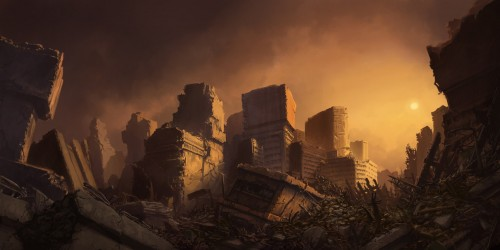
#> input picture data/t1.jpg, 500 x 250 px
$ jupyter execute 'Carlos_Natham_Domingos_Operações_Pontuais.ipynb'
#> lines starting #> are read from the running program, lines starting #| are printed output that depends on the picture; after the words box and inside, x2 and y2 are one past the last pixel; in counts of white or black regions, pixels touching at a corner belong together
Universidade do Vale do Itajaí<br>
Escola do Mar, Ciência e Tecnologia<br>
Engenharia de Computação - Processamento Digital de Sinais: Imagens

# Prática com Operações Pontuais e OpenCV

### Tutoriais da OpenCV

- https://docs.opencv.org/master/d9/df8/tutorial_root.html
- https://www.geeksforgeeks.org/opencv-python-tutorial/

## Conversão de imagem RGB em imagem Grayscale

[cell 1]
import cv2
import numpy as np
import matplotlib.pyplot as plt
from google.colab.patches import cv2_imshow

[cell 2]
#abrir a imagem
img = cv2.imread('data/t1.jpg',1)
#> img is the input picture: shape (250, 500, 3); mean B, G, R 34.8, 52.4, 81

[cell 3]
#mostrando a imagem colorida
cv2_imshow(img)

[cell 4]
#aplicando conversão básica
#numpy

img_grayscale_basic_np = (img[ : , : ,0]+img[ : , : ,1]+img[ : , : ,2])/3
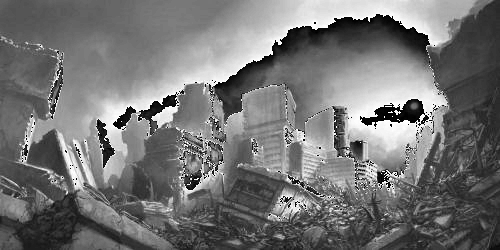
#> img_grayscale_basic_np: shape (250, 500) float64; min 0, max 85, mean 38.7; drawn with min black and max white
#soma as 3 bandas e divide por 3

#cv2
B, G, R = (img[ : , : ,0], img[ : , : ,1], img[ : , : ,2])
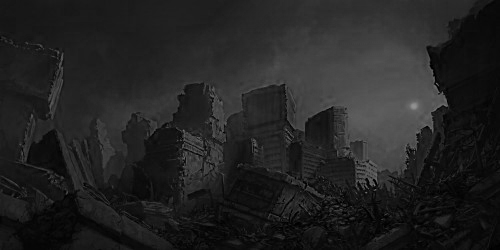
#> B: shape (250, 500); min 0, max 146, mean 34.8
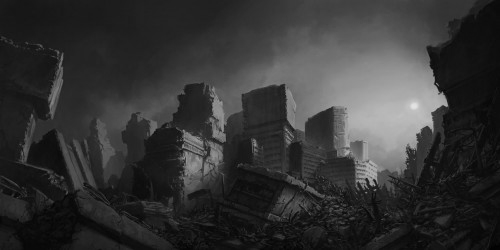
#> G: shape (250, 500); min 0, max 227, mean 52.4
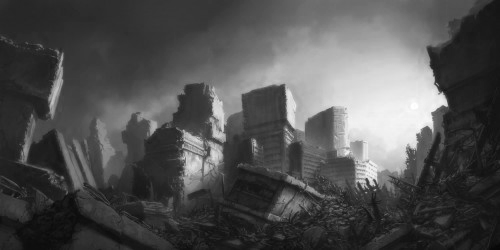
#> R: shape (250, 500); min 7, max 255, mean 81
img_grayscale_basic_cv2 = (B + G + R)/3 #soma as 3 bandas e divide por 3

cv2_imshow(img_grayscale_basic_np)
cv2_imshow(img_grayscale_basic_cv2)

[cell 5]
#aplicando conversão ponderada
img_grayscale_pondered_np = (0.21 * img[ : , : ,0]) + (0.72 * img[ : , : ,1]) + (0.07 * img[ : , : ,2])
# usa valores ponderados para destacar as cores mais visiveis pelo olho humano
# verde em 72%, vermelho em 21% e azul em 7%

#cv2
B, G, R = img[ : , : ,0], img[ : , : ,1], img[ : , : ,2]
img_grayscale_pondered_cv2 = 0.21 * R + 0.72 * G + 0.07 * B

cv2_imshow(img_grayscale_pondered_np)
cv2_imshow(img_grayscale_pondered_cv2)

## Histograma de uma imagem

Fazer o histograma de uma imagem

[cell 6]
# Histograma é um gráfico ou plot que está relacionado à frequência de pixels em uma imagem em escala de cinza
# com valores de pixel (variando de 0 a 255).
plt.hist(img_grayscale_pondered_np.ravel(), 256, [0,256], histtype="bar")
plt.xlabel('intensidade')
plt.ylabel('frequência')
plt.show()
#> figure, not shown here; tallest bar 2898 high, from x = 34 to 35

Agora faça o histograma normalizado

[cell 7]
plt.hist(img_grayscale_pondered_np.ravel(), 256, [0,256], density=True, histtype="step")
plt.xlabel('intensidade');
plt.ylabel('frequência');
plt.show()
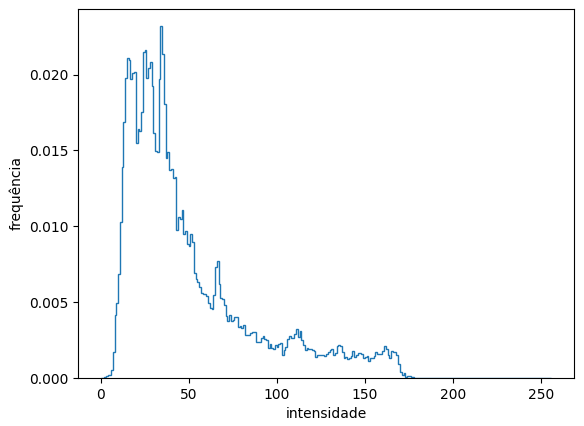
#> figure drawn by matplotlib, 1 panel

## Transformações

Aplicar o conceito de transformação negativa em uma imagem. Cuide da questão de haver 3 bandas.

[cell 8]
#negativo
img_in = cv2.imread('data/t1.jpg',1)

img_negative_np = 255 - img_in
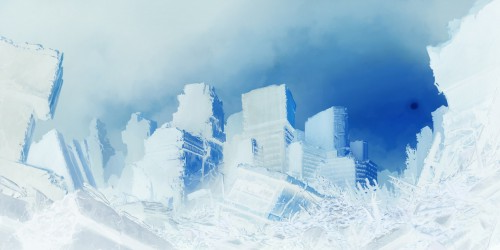
#> img_negative_np: shape (250, 500, 3); mean B, G, R 220.2, 202.6, 174
# a transformação negativa é feita pelo cálculo s = L-1-r, com L valendo 256
# logo 255 menos o valor de cada pixel da imagem

cv2_imshow(img_in)
cv2_imshow(img_negative_np)

Aplicar o conceito de transformação logaritimica em uma imagem. Cuide da questão de haver 3 bandas.

[cell 9]
#logaritimica
img_in = cv2.imread('data/t1.jpg',1)

# As tranformações de log são representadas pela expessão s = c*log(1+r)
# c é calculado por 255/log(1+m), onde m é o valor máximo de um pixel da imagem
c = 255/(np.log(1 + np.max(img_in)))
#> c = 45.99
log_transformed = c * np.log(1 + img_in)
#> log_transformed: shape (250, 500, 3) float16; 0% of the values are NaN or infinite; the others: min 0, max 255, mean 173.1

cv2_imshow(img_in)
cv2_imshow(log_transformed)

Aplicar o conceito de transformação de gamma em uma imagem. Cuide da questão de haver 3 bandas.

[cell 10]
#gamma
img_in = cv2.imread('data/t1.jpg',1)

gamma = np.array(255*(img / 255) ** 2.2, dtype = 'uint8')
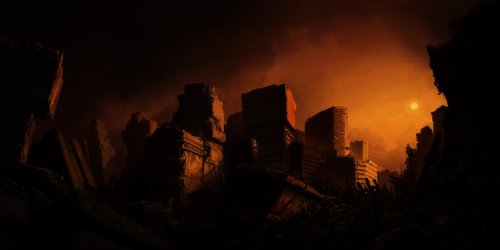
#> gamma: shape (250, 500, 3); mean B, G, R 4.3, 14.1, 34.7
# As transfomrações gamma podem ser expressas por s = c*r^γ
# importante para exibir imagens em uma tela corretamente, envitando branqueamento ou escurecimento

cv2_imshow(img_in)
cv2_imshow(gamma)

Aplicar o conceito de transformação de alargamento de contraste em uma imagem. Cuide da questão de haver 3 bandas.

[cell 11]
#alargamento de contraste
img_in = cv2.imread('data/t1.jpg',1)

# cv2.LUT para alongamento de contraste criando uma tabela personalizada usando np.inpert
xp = [0, 64, 128, 192, 255]
fp = [0, 16, 128, 240, 255]
x = np.arange(256)
table = np.interp(x, xp, fp).astype('uint8')
img_out = cv2.LUT(img_in, table)

cv2_imshow(img_in)
cv2_imshow(img_out)

Aplicar o conceito de transformação de contraste e brilho em uma imagem. Cuide da questão de haver 3 bandas.

[cell 12]
#contraste e brilho
img_in = cv2.imread('data/t1.jpg',1)
a = 10
b = -25

# Utiliza a função convertScaleAbs para fazer o contraste e o brilho da imagem
# a partir do alpha e beta informados
img_out = cv2.convertScaleAbs(img_in, alpha=a, beta=b)
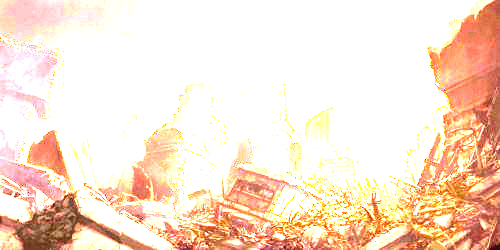
#> img_out: shape (250, 500, 3); mean B, G, R 207.6, 226.1, 249.7

cv2_imshow(img_in)
cv2_imshow(img_out)

Aplicar o conceito de transformação de limiar em uma imagem. Cuide da questão de haver 3 bandas.

[cell 13]
#limiar
img_in = cv2.imread('data/t1.jpg',0)
#> img_in: shape (250, 500); min 3, max 226, mean 58.9

# No limiar, cada valor de pixel é comparado com o valor do limiar.
# Se o valor do pixel for menor que o limite, ele será definido como 0, caso contrário,
# será definido como um valor máximo (geralmente 255).
# A função cv2.threshold é usada para limiar.
ret, img_out = cv2.threshold(img_in, 127, 255, cv2.THRESH_BINARY)
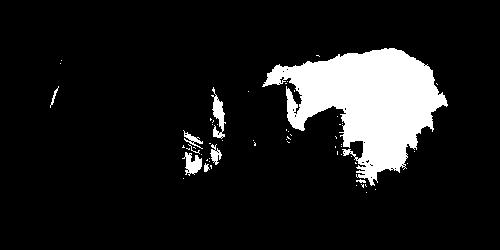
#> img_out: shape (250, 500); 11% white; 58 white regions (49 under 20 px), largest, box (x1, y1, x2, y2) and area: (262, 48, 448, 186) 12721, (211, 87, 226, 139) 341, (182, 152, 202, 176) 262

cv2_imshow(img_in)
cv2_imshow(img_out)

Aplicar o conceito de transformação de limiar com fatiamento de plano em uma imagem. Cuide da questão de haver 3 bandas.

[cell 14]
#limiar (com fatiamento por plano)
img_in = cv2.imread('data/t1.jpg',0)

a = 199
b = 5

# Utiliza-se a função de limiar adaptativo, passando os valores de alpha e beta informados
img_out = cv2.adaptiveThreshold(img_in, 255, cv2.ADAPTIVE_THRESH_MEAN_C, cv2.THRESH_BINARY, a, b)
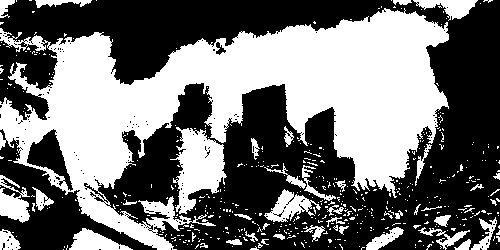
#> img_out: shape (250, 500); 45% white; 495 white regions (453 under 20 px), largest, box (x1, y1, x2, y2) and area: (0, 8, 449, 250) 45104, (170, 127, 227, 214) 2699, (264, 189, 321, 222) 819

cv2_imshow(img_in)
cv2_imshow(img_out)

$ run again, with data/t2.jpg copied over data/t1.jpg
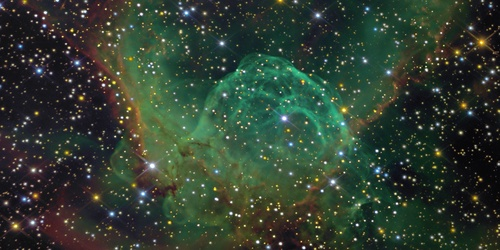
#> input picture data/t2.jpg, 500 x 250 px
#> img is the input picture: shape (250, 500, 3); mean B, G, R 49.4, 62.5, 48.9
#> `img_negative_np = 255 - img_in`:
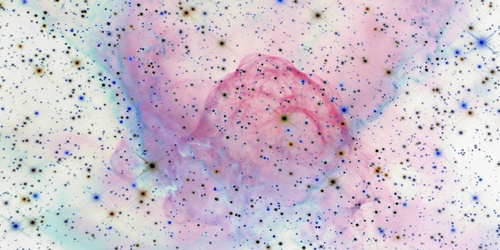
#> img_negative_np: shape (250, 500, 3); mean B, G, R 205.6, 192.5, 206.1
#> c = 45.99
#> log_transformed: shape (250, 500, 3) float16; 0.06% of the values are NaN or infinite; the others: min 0, max 255, mean 176.1
#> `img_out = cv2.adaptiveThreshold(img_in, 255, cv2.ADAPTIVE_THRESH_MEAN_..`:
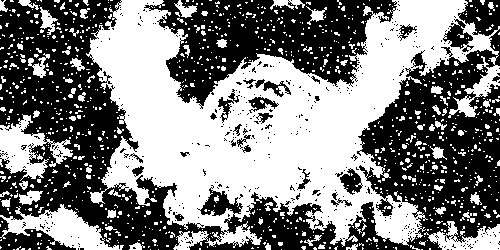
#> img_out: shape (250, 500); 49.9% white; 1047 white regions (964 under 20 px), largest, box (x1, y1, x2, y2) and area: (86, 0, 500, 250) 48193, (0, 204, 124, 250) 2384, (0, 114, 73, 181) 2103
